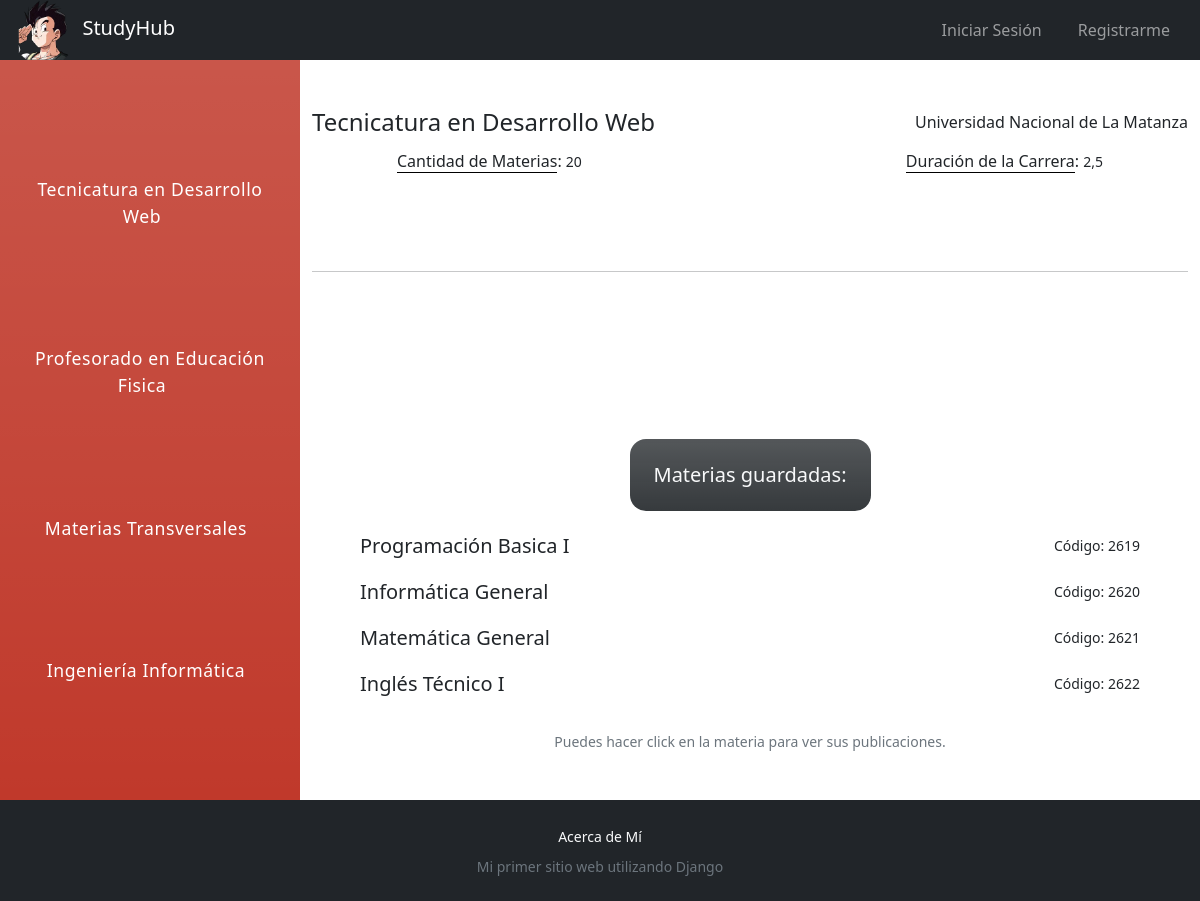
The app's page /?career=1, older data.
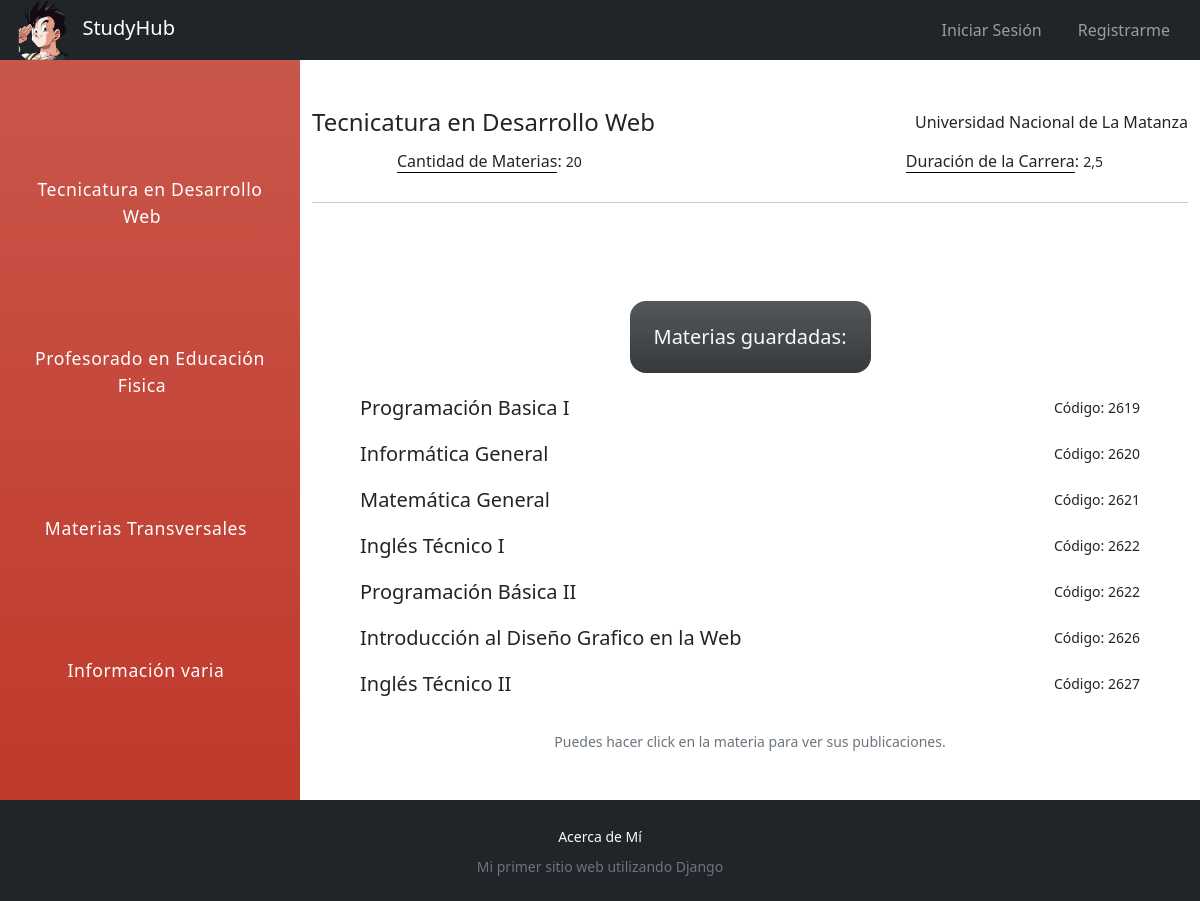
The same page, newer data.
### study_hub/models.py (models this page shows, shortened)
class Career(Model):
    title = CharField(max_length=40)
    number_of_subjects = IntegerField(
        validators=[MaxValueValidator(100), MinValueValidator(1)]
    )
    university = CharField(max_length=50)
    duration = DecimalField(
        max_digits=4,
        decimal_places=1,
        help_text="Duración de la carrera en años. Ejemplo: 3.5 (tres años y medio)",
    )

class Subject(Model):
    name = CharField(max_length=40)
    code = IntegerField(validators=[MaxValueValidator(9999), MinValueValidator(1)])
    career = ForeignKey(Career, on_delete=CASCADE)
    class Meta:
        ordering = ["career", "code"]

### pages/views.py (the view)
# urls.py: path("", home, name="home"),
@require_GET
def home(request):
    pk = request.GET.get("career", False)
    list_careers = Career.objects.all()
    career = None
    subjects = None
    if pk:
        career = list_careers.get(pk=pk) if list_careers.filter(pk=pk) else False
        subjects = Subject.objects.filter(career=career) if career else None
    context = {
        "list_careers": list_careers,
        "career": career,
        "subjects": subjects,
    }
    return render(request, "home.html", context)

### pages/templates/home.html (shortened to what this page needs)
{% extends 'layout.html' %}
{% load static %}
{% block content%}
<div class="row mx-0 my-0 w-100">
    <ul
        class="nav bg-gradient py-4 py-sm-0 col-sm-3 col-12 d-flex justify-content-evenly flex-sm-column flex-sm-nowrap flex-wrap gap-sm-0 gap-2">
        {% for career in list_careers %}
        <li class="ps-1 text-light text-center">
            <a class="career-link" href="/?career={{career.pk|urlencode}}">
                {{career.title}}
            </a>
        </li>
        {% endfor %}
    </ul>
    {% if career %}
    <div class="content col-sm-9 col-12 py-5 d-flex justify-content-between flex-column">
        <div class="row mx-0 w-100 align-items-center justify-content-center my-sm-0 mt-2 mb-4">
            <h4 class="col-7 p-0 text-start">{{career.title}}</h4>
            <h6 class="col-5 p-0 text-end">{{career.university}}</h6>
            <p class="mt-1 mb-0 col-12 col-sm-5 text-start">
                <span class="border-bottom border-black fw-medium">Cantidad de Materias</span>:
                <small>{{career.number_of_subjects}}</small>
            </p>
            <p class="mt-1 mb-0 col-12 col-sm-5 text-sm-end">
                <span class="border-bottom border-black fw-medium">Duración de la Carrera</span>:
                <small>{{career.duration}}</small>
            </p>
        </div>
        <hr>
        {% if subjects|length >= 1 %}
        <div class="d-flex flex-column gap-3 ">
            <h5 class="bg-dark bg-gradient rounded-4 p-4 text-light my-sm-1 my-3 mx-auto"
                style="--bs-bg-opacity: 0.9;width: fit-content;">Materias guardadas:</h5>
            {% for subject in subjects %}
            <div class="container d-flex px-sm-5 px-2 align-items-center  justify-content-between">
                <a class="link-dark fs-5 fw-medium link-underline-opacity-0 link-underline-opacity-75-hover"
                    href="{% url 'apuntes:publications' subject=subject.name id=subject.pk %}">{{subject.name}}</a>
                <small>Código: <span class="fw-normal">{{subject.code}}</span></small>
            </div>
            {% endfor %}
            <small class="mt-3 text-secondary fw-lighter text-center">Puedes hacer click en la materia para ver sus
                publicaciones.</small>
        </div>
        {% else %}
        <h5 class="bg-dark bg-gradient w-75 rounded-4 p-4 text-center text-light my-sm-1 my-3 mx-auto"
            style="--bs-bg-opacity: 0.9;width: fit-content;">
            Por el momento la carrera de "{{career.title}}" no tiene materias guardadas.
        </h5>
        {% endif %}
    </div>
    {% endif %}
</div>
{% endblock content%}

Row changes from the older to the newer data that the page shows:
removed Career: title "Ingeniería Informática"
added Career: title "Información varia"
added Subject: name "Programación Básica II", code "2622"
added Subject: name "Introducción al Diseño Grafico en la Web", code "2626"
added Subject: name "Inglés Técnico II", code "2627"
